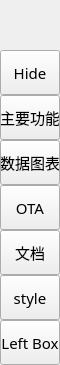
        <widget class="QFrame" name="leftMenuBg">
         <property name="minimumSize">
          <size>
           <width>60</width>
           <height>0</height>
          </size>
         </property>
         <property name="maximumSize">
          <size>
           <width>60</width>
           <height>16777215</height>
          </size>
         </property>
         <property name="frameShape">
          <enum>QFrame::NoFrame</enum>
         </property>
         <property name="frameShadow">
          <enum>QFrame::Raised</enum>
         </property>
         <layout class="QVBoxLayout" name="verticalLayout_3">
          <property name="spacing">
           <number>0</number>
          </property>
          <property name="leftMargin">
           <number>0</number>
          </property>
          <property name="topMargin">
           <number>0</number>
          </property>
          <property name="rightMargin">
           <number>0</number>
          </property>
          <property name="bottomMargin">
           <number>0</number>
          </property>
          <item>
           <widget class="QFrame" name="topLogoInfo">
            <property name="minimumSize">
             <size>
              <width>0</width>
              <height>50</height>
             </size>
            </property>
            <property name="maximumSize">
             <size>
              <width>16777215</width>
              <height>50</height>
             </size>
            </property>
            <property name="frameShape">
             <enum>QFrame::NoFrame</enum>
            </property>
            <property name="frameShadow">
             <enum>QFrame::Raised</enum>
            </property>
            <widget class="QFrame" name="topLogo">
             <property name="geometry">
              <rect>
               <x>10</x>
               <y>5</y>
               <width>42</width>
               <height>42</height>
              </rect>
             </property>
             <property name="minimumSize">
              <size>
               <width>42</width>
               <height>42</height>
              </size>
             </property>
             <property name="maximumSize">
              <size>
               <width>42</width>
               <height>42</height>
              </size>
             </property>
             <property name="styleSheet">
              <string notr="true">border-image: url(:/images/images/images/ui图标.png);
border-radius: 21px;</string>
             </property>
             <property name="frameShape">
              <enum>QFrame::NoFrame</enum>
             </property>
             <property name="frameShadow">
              <enum>QFrame::Raised</enum>
             </property>
            </widget>
            <widget class="QLabel" name="titleLeftApp">
             <property name="geometry">
              <rect>
               <x>70</x>
               <y>8</y>
               <width>160</width>
               <height>20</height>
              </rect>
             </property>
             <property name="font">
              <font>
               <family>Segoe UI Semibold</family>
               <pointsize>12</pointsize>
               <weight>7</weight>
               <italic>false</italic>
               <bold>false</bold>
              </font>
             </property>
             <property name="text">
              <string>软件及整机</string>
             </property>
             <property name="alignment">
              <set>Qt::AlignLeading|Qt::AlignLeft|Qt::AlignTop</set>
             </property>
            </widget>
            <widget class="QLabel" name="titleLeftDescription">
             <property name="geometry">
              <rect>
               <x>70</x>
               <y>27</y>
               <width>160</width>
               <height>16</height>
              </rect>
             </property>
             <property name="maximumSize">
              <size>
               <width>16777215</width>
               <height>16</height>
              </size>
             </property>
             <property name="font">
              <font>
               <family>Segoe UI</family>
               <pointsize>8</pointsize>
               <weight>50</weight>
               <italic>false</italic>
               <bold>false</bold>
              </font>
             </property>
             <property name="text">
              <string>&lt;html&gt;&lt;head/&gt;&lt;body&gt;&lt;p&gt;R&amp;amp;DC-SCG-TOOL&lt;/p&gt;&lt;/body&gt;&lt;/html&gt;</string>
             </property>
             <property name="alignment">
              <set>Qt::AlignLeading|Qt::AlignLeft|Qt::AlignTop</set>
             </property>
            </widget>
           </widget>
          </item>
          <item>
           <widget class="QFrame" name="leftMenuFrame">
            <property name="frameShape">
             <enum>QFrame::NoFrame</enum>
            </property>
            <property name="frameShadow">
             <enum>QFrame::Raised</enum>
            </property>
            <layout class="QVBoxLayout" name="verticalMenuLayout">
             <property name="spacing">
              <number>0</number>
             </property>
             <property name="leftMargin">
              <number>0</number>
             </property>
             <property name="topMargin">
              <number>0</number>
             </property>
             <property name="rightMargin">
              <number>0</number>
             </property>
             <property name="bottomMargin">
              <number>0</number>
             </property>
             <item>
              <widget class="QFrame" name="toggleBox">
               <property name="maximumSize">
                <size>
                 <width>16777215</width>
                 <height>45</height>
                </size>
               </property>
               <property name="frameShape">
                <enum>QFrame::NoFrame</enum>
               </property>
               <property name="frameShadow">
                <enum>QFrame::Raised</enum>
               </property>
               <layout class="QVBoxLayout" name="verticalLayout_4">
                <property name="spacing">
                 <number>0</number>
                </property>
                <property name="leftMargin">
                 <number>0</number>
                </property>
                <property name="topMargin">
                 <number>0</number>
                </property>
                <property name="rightMargin">
                 <number>0</number>
                </property>
                <property name="bottomMargin">
                 <number>0</number>
                </property>
                <item>
                 <widget class="QPushButton" name="toggleButton">
                  <property name="sizePolicy">
                   <sizepolicy hsizetype="Expanding" vsizetype="Fixed">
                    <horstretch>0</horstretch>
                    <verstretch>0</verstretch>
                   </sizepolicy>
                  </property>
                  <property name="minimumSize">
                   <size>
                    <width>0</width>
                    <height>45</height>
                   </size>
                  </property>
                  <property name="font">
                   <font>
                    <family>微软雅黑</family>
                    <pointsize>11</pointsize>
                    <weight>50</weight>
                    <italic>false</italic>
                    <bold>false</bold>
                   </font>
                  </property>
                  <property name="cursor">
                   <cursorShape>PointingHandCursor</cursorShape>
                  </property>
                  <property name="layoutDirection">
                   <enum>Qt::LeftToRight</enum>
                  </property>
                  <property name="styleSheet">
                   <string notr="true">background-image: url(:/icons/images/icons/icon_menu.png);</string>
                  </property>
                  <property name="text">
                   <string>Hide</string>
                  </property>
                 </widget>
                </item>
               </layout>
              </widget>
             </item>
             <item alignment="Qt::AlignTop">
              <widget class="QFrame" name="topMenu">
               <property name="frameShape">
                <enum>QFrame::NoFrame</enum>
               </property>
               <property name="frameShadow">
                <enum>QFrame::Raised</enum>
               </property>
               <layout class="QVBoxLayout" name="verticalLayout_8">
                <property name="spacing">
                 <number>0</number>
                </property>
                <property name="leftMargin">
                 <number>0</number>
                </property>
                <property name="topMargin">
                 <number>0</number>
                </property>
                <property name="rightMargin">
                 <number>0</number>
                </property>
                <property name="bottomMargin">
                 <number>0</number>
                </property>
                <item>
                 <widget class="QPushButton" name="btn_home">
                  <property name="sizePolicy">
                   <sizepolicy hsizetype="Expanding" vsizetype="Fixed">
                    <horstretch>0</horstretch>
                    <verstretch>0</verstretch>
                   </sizepolicy>
                  </property>
                  <property name="minimumSize">
                   <size>
                    <width>0</width>
                    <height>45</height>
                   </size>
                  </property>
                  <property name="font">
                   <font>
                    <family>微软雅黑</family>
                    <pointsize>11</pointsize>
                    <weight>50</weight>
                    <italic>false</italic>
                    <bold>false</bold>
                   </font>
                  </property>
                  <property name="cursor">
                   <cursorShape>PointingHandCursor</cursorShape>
                  </property>
                  <property name="layoutDirection">
                   <enum>Qt::LeftToRight</enum>
                  </property>
                  <property name="styleSheet">
                   <string notr="true">background-image: url(:/icons/images/icons/cil-home.png);</string>
                  </property>
                  <property name="text">
                   <string>主要功能</string>
                  </property>
                 </widget>
                </item>
                <item>
                 <widget class="QPushButton" name="btn_widgets">
                  <property name="sizePolicy">
                   <sizepolicy hsizetype="Expanding" vsizetype="Fixed">
                    <horstretch>0</horstretch>
                    <verstretch>0</verstretch>
                   </sizepolicy>
                  </property>
                  <property name="minimumSize">
                   <size>
                    <width>0</width>
                    <height>45</height>
                   </size>
                  </property>
                  <property name="font">
                   <font>
                    <family>微软雅黑</family>
                    <pointsize>11</pointsize>
                    <weight>50</weight>
                    <italic>false</italic>
                    <bold>false</bold>
                   </font>
                  </property>
                  <property name="cursor">
                   <cursorShape>PointingHandCursor</cursorShape>
                  </property>
                  <property name="layoutDirection">
                   <enum>Qt::LeftToRight</enum>
                  </property>
                  <property name="styleSheet">
                   <string notr="true">
background-image: url(:/icons/images/icons/cil-chart.png);</string>
                  </property>
                  <property name="text">
                   <string>数据图表</string>
                  </property>
                 </widget>
                </item>
                <item>
                 <widget class="QPushButton" name="btn_ota">
                  <property name="sizePolicy">
                   <sizepolicy hsizetype="Expanding" vsizetype="Fixed">
                    <horstretch>0</horstretch>
                    <verstretch>0</verstretch>
                   </sizepolicy>
                  </property>
                  <property name="minimumSize">
                   <size>
                    <width>0</width>
                    <height>45</height>
                   </size>
                  </property>
                  <property name="font">
                   <font>
                    <family>微软雅黑</family>
                    <pointsize>11</pointsize>
                    <weight>50</weight>
                    <italic>false</italic>
                    <bold>false</bold>
                   </font>
                  </property>
                  <property name="cursor">
                   <cursorShape>PointingHandCursor</cursorShape>
                  </property>
                  <property name="layoutDirection">
                   <enum>Qt::LeftToRight</enum>
                  </property>
                  <property name="styleSheet">
                   <string notr="true">background-image: url(:/icons/images/icons/cil-arrow-circle-top.png);</string>
                  </property>
                  <property name="text">
                   <string>OTA</string>
                  </property>
                 </widget>
                </item>
                <item>
                 <widget class="QPushButton" name="btn_document">
                  <property name="sizePolicy">
                   <sizepolicy hsizetype="Expanding" vsizetype="Fixed">
                    <horstretch>0</horstretch>
                    <verstretch>0</verstretch>
                   </sizepolicy>
                  </property>
                  <property name="minimumSize">
                   <size>
                    <width>0</width>
                    <height>45</height>
                   </size>
                  </property>
                  <property name="font">
                   <font>
                    <family>微软雅黑</family>
                    <pointsize>11</pointsize>
                    <weight>50</weight>
                    <italic>false</italic>
                    <bold>false</bold>
                   </font>
                  </property>
                  <property name="cursor">
                   <cursorShape>PointingHandCursor</cursorShape>
                  </property>
                  <property name="layoutDirection">
                   <enum>Qt::LeftToRight</enum>
                  </property>
                  <property name="styleSheet">
                   <string notr="true">background-image: url(:/icons/images/icons/cil-file.png);</string>
                  </property>
                  <property name="text">
                   <string>文档</string>
                  </property>
                 </widget>
                </item>
                <item>
                 <widget class="QPushButton" name="btn_exit">
                  <property name="sizePolicy">
                   <sizepolicy hsizetype="Expanding" vsizetype="Fixed">
                    <horstretch>0</horstretch>
                    <verstretch>0</verstretch>
                   </sizepolicy>
                  </property>
                  <property name="minimumSize">
                   <size>
                    <width>0</width>
                    <height>45</height>
                   </size>
                  </property>
                  <property name="font">
                   <font>
                    <family>微软雅黑</family>
                    <pointsize>11</pointsize>
                    <weight>50</weight>
                    <italic>false</italic>
                    <bold>false</bold>
                   </font>
                  </property>
                  <property name="cursor">
                   <cursorShape>PointingHandCursor</cursorShape>
                  </property>
                  <property name="layoutDirection">
                   <enum>Qt::LeftToRight</enum>
                  </property>
                  <property name="styleSheet">
                   <string notr="true">
background-image: url(:/icons/images/icons/cil-loop-circular.png);</string>
                  </property>
                  <property name="text">
                   <string>style</string>
                  </property>
                 </widget>
                </item>
               </layout>
              </widget>
             </item>
             <item alignment="Qt::AlignBottom">
              <widget class="QFrame" name="bottomMenu">
               <property name="frameShape">
                <enum>QFrame::NoFrame</enum>
               </property>
               <property name="frameShadow">
                <enum>QFrame::Raised</enum>
               </property>
               <layout class="QVBoxLayout" name="verticalLayout_9">
                <property name="spacing">
                 <number>0</number>
                </property>
                <property name="leftMargin">
                 <number>0</number>
                </property>
                <property name="topMargin">
                 <number>0</number>
                </property>
                <property name="rightMargin">
                 <number>0</number>
                </property>
                <property name="bottomMargin">
                 <number>0</number>
                </property>
                <item>
                 <widget class="QPushButton" name="toggleLeftBox">
                  <property name="sizePolicy">
                   <sizepolicy hsizetype="Expanding" vsizetype="Fixed">
                    <horstretch>0</horstretch>
                    <verstretch>0</verstretch>
                   </sizepolicy>
                  </property>
                  <property name="minimumSize">
                   <size>
                    <width>0</width>
                    <height>45</height>
                   </size>
                  </property>
                  <property name="font">
                   <font>
                    <family>微软雅黑</family>
                    <pointsize>11</pointsize>
                    <weight>50</weight>
                    <italic>false</italic>
                    <bold>false</bold>
                   </font>
                  </property>
                  <property name="cursor">
                   <cursorShape>PointingHandCursor</cursorShape>
                  </property>
                  <property name="layoutDirection">
                   <enum>Qt::LeftToRight</enum>
                  </property>
                  <property name="styleSheet">
                   <string notr="true">background-image: url(:/icons/images/icons/icon_settings.png);</string>
                  </property>
                  <property name="text">
                   <string>Left Box</string>
                  </property>
                 </widget>
                </item>
               </layout>
              </widget>
             </item>
            </layout>
           </widget>
          </item>
         </layout>
        </widget>
